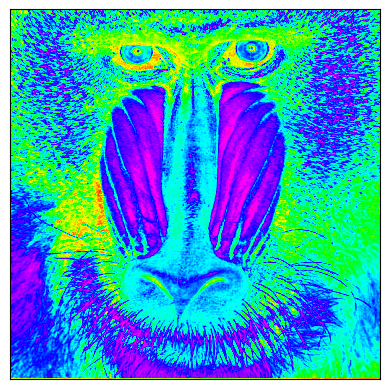
#> input picture readme-images/mandril.png, 389 x 389 px, given in place of mandril.jpg, which was not available
$ jupyter execute 01_intro.ipynb   (text cells are left out)
#> lines starting #> are read from the running program, lines starting #| are printed output that depends on the picture; pictures that were not available may be replaced by others from this repository, and a replacement may not be noted
[cell 1]
import cv2
import os
from matplotlib import pyplot as plt
import requests

url = 'https://raw.githubusercontent.com/vision-agh/poc_sw/master/01_Intro/'
fileName = 'mandril.jpg'
if not os.path.exists(fileName) :
    r = requests.get(url + fileName, allow_redirects=True)
    open(fileName, 'wb').write(r.content)

img = cv2.imread(fileName)
#> img is the input picture: shape (389, 389, 3); mean B, G, R 196, 158.3, 60.5
img = cv2.cvtColor(img, cv2.COLOR_BGR2RGB)
plt.imshow(img)
plt.xticks([]), plt.yticks([])
plt.show()

[cell 2]
img = cv2.cvtColor(img, cv2.COLOR_RGB2GRAY)
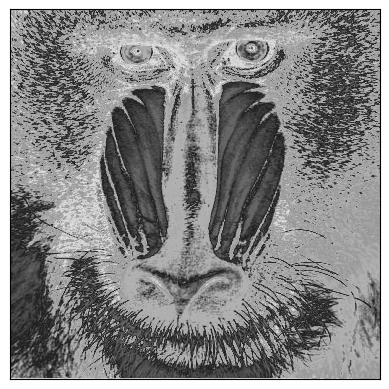
#> img: shape (389, 389); min 0, max 255, mean 133.4
plt.imshow(img)
plt.xticks([]), plt.yticks([])
plt.gray()
plt.show()

[cell 3]
cv2.imwrite('mandril_gray.png', img)
#> Out = True

[cell 4]
import numpy as np

xx, yy = np.mgrid[0:img.shape[0], 0:img.shape[1]]

fig = plt.figure()
ax = fig.add_subplot(projection = '3d')
ax.plot_surface(xx, yy, img ,rstride=1, cstride=1, cmap=plt.get_cmap('gray'),
        linewidth=0)
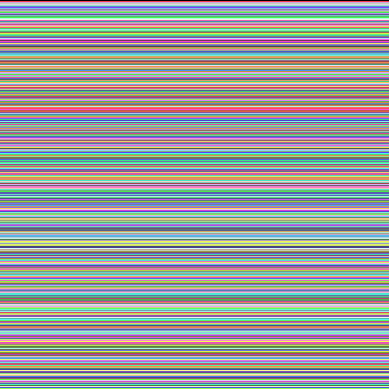
#> xx: shape (389, 389) int64; 389 distinct labels, from 0 to 388; one colour per label, 0 black

plt.show()
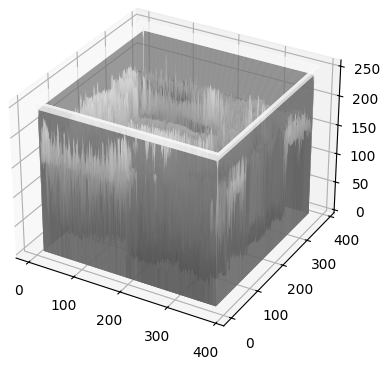
#> figure drawn by matplotlib, 1 panel

[cell 5]
row = img[10, :]
#> row = 389 values, max 255 at index 0, min 0 at index 10, mean 126.8
column = img[:, 10]
#> column = 389 values, max 255 at index 0, min 0 at index 9, mean 11.66
f, (ax1, ax2) = plt.subplots(1,2)
ax1.set_title('X')
ax2.set_title('Y')
ax1.plot(row)
ax2.plot(column)
plt.show()
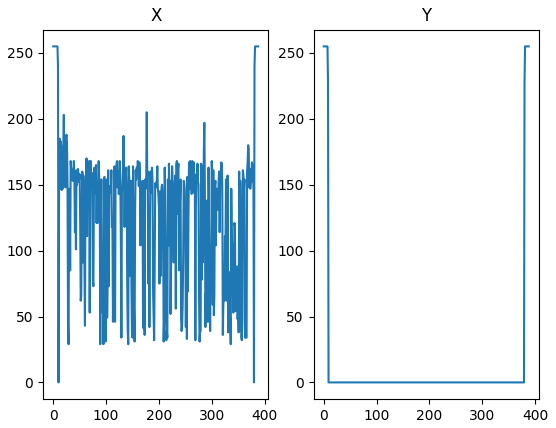
#> figure drawn by matplotlib, 2 panels; panel 1: curve peaks at x = 0, y = 255; panel 2: curve peaks at x = 0, y = 255
